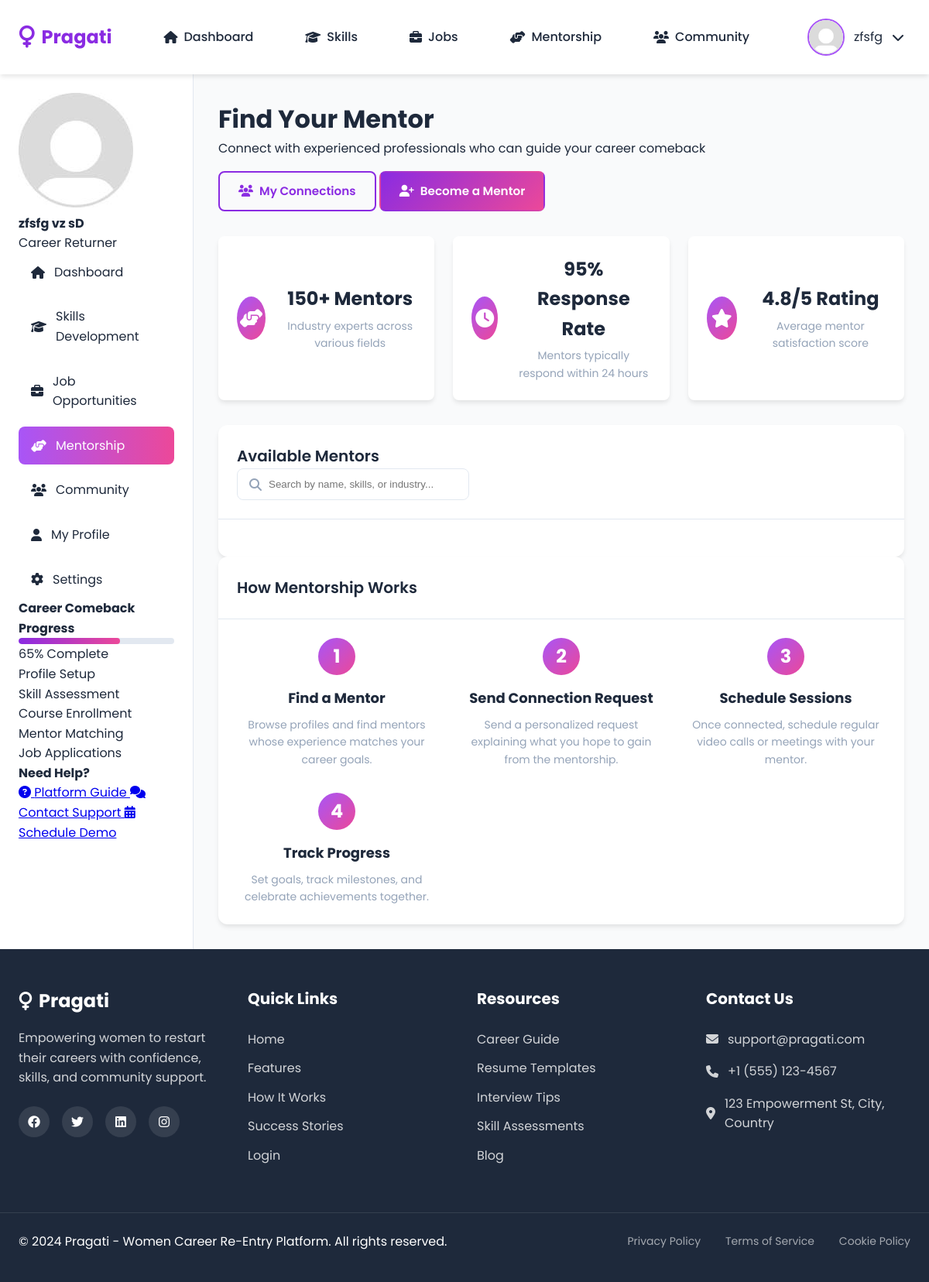
Page /mentorship/ (signed in) on the committed database.
### models.py (models this page shows, shortened)
class User(UserMixin, db.Model):
    __tablename__ = 'users'
    id = db.Column(db.Integer, primary_key=True)
    email = db.Column(db.String(120), unique=True, nullable=False)
    password_hash = db.Column(db.String(256), nullable=False)
    first_name = db.Column(db.String(50), nullable=False)
    last_name = db.Column(db.String(50), nullable=False)
    phone = db.Column(db.String(20))
    location = db.Column(db.String(100))
    role = db.Column(db.String(20), default='user')
    career_break_years = db.Column(db.Integer)
    previous_role = db.Column(db.String(100))
    desired_role = db.Column(db.String(100))
    skills = db.Column(db.Text)
    bio = db.Column(db.Text)
    profile_picture = db.Column(db.String(200))
    is_active = db.Column(db.Boolean, default=True)
    created_at = db.Column(db.DateTime, default=datetime.utcnow)
    last_login = db.Column(db.DateTime)
    company = db.Column(db.String(100))
    job_title = db.Column(db.String(100))
    experience_years = db.Column(db.Integer)
    is_verified_mentor = db.Column(db.Boolean, default=False)
    assessments = db.relationship('Assessment', backref='user', lazy=True)
    mentor_connections = db.relationship('MentorConnection',
                                         foreign_keys='MentorConnection.mentee_id',
                                         backref='mentee', lazy=True)
    job_applications = db.relationship('JobApplication', backref='applicant', lazy=True)
    courses = db.relationship('UserCourse', backref='user', lazy=True)

### routes/mentorship.py (the view)
@mentorship_bp.route('/')
@login_required
def mentor_list():
    mentors = User.query.filter(
        User.role == 'mentor',
        User.is_active == True,
        User.is_verified_mentor == True
    ).all()
    connections = MentorConnection.query.filter_by(
        mentee_id=current_user.id
    ).all()
    pending_requests = MentorConnection.query.filter_by(
        mentor_id=current_user.id,
        status='pending'
    ).all() if current_user.role == 'mentor' else []
    return render_template('mentorship/list.html',
                         mentors=mentors,
                         connections=connections,
                         pending_requests=pending_requests)

### app.py (called while the page is built)
@login_manager.user_loader
def load_user(user_id):
    return User.query.get(int(user_id))

### templates/mentorship/list.html (shortened to what this page needs)
{% extends "dashboard/base.html" %}
{% block dashboard_content %}
<div class="mentorship-header">
    <div class="header-content">
        <h1>Find Your Mentor</h1>
        <p>Connect with experienced professionals who can guide your career comeback</p>
    </div>
    <div class="header-actions">
        <a href="{{ url_for('mentorship.my_connections') }}" class="btn btn-outline">
            <i class="fas fa-users"></i> My Connections
        </a>
        {% if current_user.role != 'mentor' %}
        <a href="{{ url_for('mentorship.become_mentor') }}" class="btn btn-primary">
            <i class="fas fa-user-plus"></i> Become a Mentor
        </a>
        {% endif %}
    </div>
</div>
<div class="mentorship-stats">
    <div class="stat-card">
        <div class="stat-icon">
            <i class="fas fa-hands-helping"></i>
        </div>
        <div class="stat-content">
            <h3>150+ Mentors</h3>
            <p>Industry experts across various fields</p>
        </div>
    </div>
    <div class="stat-card">
        <div class="stat-icon">
            <i class="fas fa-clock"></i>
        </div>
        <div class="stat-content">
            <h3>95% Response Rate</h3>
            <p>Mentors typically respond within 24 hours</p>
        </div>
    </div>
    <div class="stat-card">
        <div class="stat-icon">
            <i class="fas fa-star"></i>
        </div>
        <div class="stat-content">
            <h3>4.8/5 Rating</h3>
            <p>Average mentor satisfaction score</p>
        </div>
    </div>
</div>
<div class="card">
    <div class="card-header">
        <h2 class="card-title">Available Mentors</h2>
        <div class="mentor-search">
            <input type="text" id="mentorSearch" placeholder="Search by name, skills, or industry...">
            <i class="fas fa-search"></i>
        </div>
    </div>
    <div class="card-body">
    </div>
</div>
<div class="card">
    <div class="card-header">
        <h2 class="card-title">How Mentorship Works</h2>
    </div>
    <div class="card-body">
        <div class="mentorship-steps">
            <div class="step">
                <div class="step-number">1</div>
                <div class="step-content">
                    <h3>Find a Mentor</h3>
                    <p>Browse profiles and find mentors whose experience matches your career goals.</p>
                </div>
            </div>
            <div class="step">
                <div class="step-number">2</div>
                <div class="step-content">
                    <h3>Send Connection Request</h3>
                    <p>Send a personalized request explaining what you hope to gain from the mentorship.</p>
                </div>
            </div>
            <div class="step">
                <div class="step-number">3</div>
                <div class="step-content">
                    <h3>Schedule Sessions</h3>
                    <p>Once connected, schedule regular video calls or meetings with your mentor.</p>
                </div>
            </div>
            <div class="step">
                <div class="step-number">4</div>
                <div class="step-content">
                    <h3>Track Progress</h3>
                    <p>Set goals, track milestones, and celebrate achievements together.</p>
                </div>
            </div>
        </div>
    </div>
</div>
{% endblock %}

### templates/dashboard/base.html (shortened to what this page needs)
{% extends "layout.html" %}
{% block content %}
<div class="dashboard">
    <aside class="sidebar">
        <div class="sidebar-profile">
            <img src="{{ current_user.profile_picture or url_for('static', filename='images/avatar-placeholder.png') }}"
                 alt="Profile" class="sidebar-avatar">
            <div class="sidebar-user-info">
                <h4>{{ current_user.first_name }} {{ current_user.last_name }}</h4>
                <p>{{ current_user.desired_role or 'Career Returner' }}</p>
            </div>
        </div>
        <nav class="sidebar-nav">
            <a href="{{ url_for('dashboard.home') }}" class="sidebar-link {% if request.endpoint == 'dashboard.home' %}active{% endif %}">
                <i class="fas fa-home"></i> Dashboard
            </a>
            <a href="{{ url_for('dashboard.skills') }}" class="sidebar-link {% if request.endpoint == 'dashboard.skills' %}active{% endif %}">
                <i class="fas fa-graduation-cap"></i> Skills Development
            </a>
            <a href="{{ url_for('jobs.job_listings') }}" class="sidebar-link {% if 'jobs' in request.endpoint %}active{% endif %}">
                <i class="fas fa-briefcase"></i> Job Opportunities
            </a>
            <a href="{{ url_for('mentorship.mentor_list') }}" class="sidebar-link {% if 'mentorship' in request.endpoint %}active{% endif %}">
                <i class="fas fa-hands-helping"></i> Mentorship
            </a>
            <a href="{{ url_for('dashboard.community') }}" class="sidebar-link {% if request.endpoint == 'dashboard.community' %}active{% endif %}">
                <i class="fas fa-users"></i> Community
            </a>
            <a href="{{ url_for('dashboard.profile') }}" class="sidebar-link {% if request.endpoint == 'dashboard.profile' %}active{% endif %}">
                <i class="fas fa-user"></i> My Profile
            </a>
            <a href="{{ url_for('dashboard.settings') }}" class="sidebar-link {% if request.endpoint == 'dashboard.settings' %}active{% endif %}">
                <i class="fas fa-cog"></i> Settings
            </a>
        </nav>
        <div class="sidebar-progress">
            <h4>Career Comeback Progress</h4>
            <div class="progress">
                <div class="progress-bar" style="width: 65%"></div>
            </div>
            <p class="progress-text">65% Complete</p>
            <div class="progress-milestones">
                <div class="milestone">
                    <span class="milestone-label">Profile Setup</span>
                </div>
                <div class="milestone">
                    <span class="milestone-label">Skill Assessment</span>
                </div>
                <div class="milestone">
                    <span class="milestone-label">Course Enrollment</span>
                </div>
                <div class="milestone">
                    <span class="milestone-label">Mentor Matching</span>
                </div>
                <div class="milestone">
                    <span class="milestone-label">Job Applications</span>
                </div>
            </div>
        </div>
        <div class="sidebar-help">
            <h4>Need Help?</h4>
            <a href="#" class="help-link">
                <i class="fas fa-question-circle"></i> Platform Guide
            </a>
            <a href="#" class="help-link">
                <i class="fas fa-comments"></i> Contact Support
            </a>
            <a href="#" class="help-link">
                <i class="fas fa-calendar-alt"></i> Schedule Demo
            </a>
        </div>
    </aside>
    <main class="dashboard-content">
        {% block dashboard_content %}{% endblock %}
    </main>
</div>
{% endblock %}

### templates/layout.html (shortened to what this page needs)
<!DOCTYPE html>
<html lang="en">
<head>
    <link rel="stylesheet" href="https://cdnjs.cloudflare.com/ajax/libs/font-awesome/6.4.0/css/all.min.css">
    <link rel="stylesheet" href="{{ url_for('static', filename='css/main.css') }}">
</head>
<body>
    {% if not hide_nav %}
    <nav class="navbar">
        <div class="nav-container">
            <a href="{{ url_for('index') }}" class="nav-logo">
                <i class="fas fa-venus"></i>
                <span>Pragati</span>
            </a>
                {% if current_user.is_authenticated and current_user.role != 'admin' %}
    <a href="{{ url_for('dashboard.home') }}" class="nav-link">
        <i class="fas fa-home"></i> Dashboard
    </a>
    <a href="{{ url_for('dashboard.skills') }}" class="nav-link">
        <i class="fas fa-graduation-cap"></i> Skills
    </a>
    <a href="{{ url_for('jobs.job_listings') }}" class="nav-link">
        <i class="fas fa-briefcase"></i> Jobs
    </a>
    <a href="{{ url_for('mentorship.mentor_list') }}" class="nav-link">
        <i class="fas fa-hands-helping"></i> Mentorship
    </a>
    <a href="{{ url_for('dashboard.community') }}" class="nav-link">
        <i class="fas fa-users"></i> Community
    </a>
    <div class="nav-user">
        <img src="{{ current_user.profile_picture or url_for('static', filename='images/avatar-placeholder.png') }}"
            alt="Profile" class="user-avatar">
        <span>{{ current_user.first_name }}</span>
        <i class="fas fa-chevron-down"></i>
    </div>
{% endif %}
            </div>
    </nav>
    {% endif %}
    <main>
        {% block content %}{% endblock %}
    </main>
    {% if not hide_footer %}
    <footer class="footer">
        <div class="footer-container">
            <div class="footer-section">
                <div class="footer-logo">
                    <i class="fas fa-venus"></i>
                    <span>Pragati</span>
                </div>
                <p class="footer-description">
                    Empowering women to restart their careers with confidence, skills, and community support.
                </p>
                <div class="social-links">
                    <a href="#" class="social-link"><i class="fab fa-facebook"></i></a>
                    <a href="#" class="social-link"><i class="fab fa-twitter"></i></a>
                    <a href="#" class="social-link"><i class="fab fa-linkedin"></i></a>
                    <a href="#" class="social-link"><i class="fab fa-instagram"></i></a>
                </div>
            </div>
            <div class="footer-section">
                <h3>Quick Links</h3>
                <ul class="footer-links">
                    <li><a href="{{ url_for('index') }}">Home</a></li>
                    <li><a href="#features">Features</a></li>
                    <li><a href="#how-it-works">How It Works</a></li>
                    <li><a href="#success-stories">Success Stories</a></li>
                    <li><a href="{{ url_for('auth.login') }}">Login</a></li>
                </ul>
            </div>
            <div class="footer-section">
                <h3>Resources</h3>
                <ul class="footer-links">
                    <li><a href="#">Career Guide</a></li>
                    <li><a href="#">Resume Templates</a></li>
                    <li><a href="#">Interview Tips</a></li>
                    <li><a href="#">Skill Assessments</a></li>
                    <li><a href="#">Blog</a></li>
                </ul>
            </div>
            <div class="footer-section">
                <h3>Contact Us</h3>
                <ul class="footer-contact">
                    <li><i class="fas fa-envelope"></i> support@pragati.com</li>
                    <li><i class="fas fa-phone"></i> +1 (555) 123-4567</li>
                    <li><i class="fas fa-map-marker-alt"></i> 123 Empowerment St, City, Country</li>
                </ul>
            </div>
        </div>
        <div class="footer-bottom">
            <p>&copy; 2024 Pragati - Women Career Re-Entry Platform. All rights reserved.</p>
            <div class="footer-legal">
                <a href="#">Privacy Policy</a>
                <a href="#">Terms of Service</a>
                <a href="#">Cookie Policy</a>
            </div>
        </div>
    </footer>
    {% endif %}
</body>
</html>

### templates/mentorship/list.html (style rules this page uses)
.mentorship-header { display: flex; justify-content: space-between; align-items: center; margin-bottom: 2rem; flex-wrap: wrap; gap: 1rem; }
.mentorship-stats { display: grid; grid-template-columns: repeat(auto-fit, minmax(250px, 1fr)); gap: 1.5rem; margin-bottom: 2rem; }
.stat-card { display: flex; align-items: center; gap: 1.5rem; padding: 1.5rem; background: white; border-radius: var(--radius); box-shadow: var(--shadow); }
.stat-icon { width: 3.5rem; height: 3.5rem; background: linear-gradient(135deg, var(--primary-light), var(--secondary-color)); border-radius: 50%; display: flex; align-items: center; justify-content: center; color: white; font-size: 1.5rem; }
.stat-content h3 { font-size: 1.5rem; color: var(--dark-color); margin-bottom: 0.25rem; }
.stat-content p { color: var(--gray); font-size: 0.875rem; }
.mentor-search { position: relative; max-width: 300px; }
.mentor-search input { width: 100%; padding: 0.75rem 1rem 0.75rem 2.5rem; border: 1px solid var(--gray-light); border-radius: var(--radius); }
.mentor-search i { position: absolute; left: 1rem; top: 50%; transform: translateY(-50%); color: var(--gray); }
.user-avatar { width: 3rem; height: 3rem; border-radius: 50%; object-fit: cover; }
.mentorship-steps { display: grid; grid-template-columns: repeat(auto-fit, minmax(200px, 1fr)); gap: 2rem; }
.step { text-align: center; }
.step-number { width: 3rem; height: 3rem; background: linear-gradient(135deg, var(--primary-light), var(--secondary-color)); color: white; border-radius: 50%; display: flex; align-items: center; justify-content: center; font-size: 1.5rem; font-weight: 700; margin: 0 auto 1rem; }
.step-content h3 { font-size: 1.125rem; margin-bottom: 0.5rem; color: var(--dark-color); }
.step-content p { color: var(--gray); font-size: 0.875rem; }

### rows in the picture
User: first_name "zfsfg", last_name "vz sD", desired_role "Career Returner"
